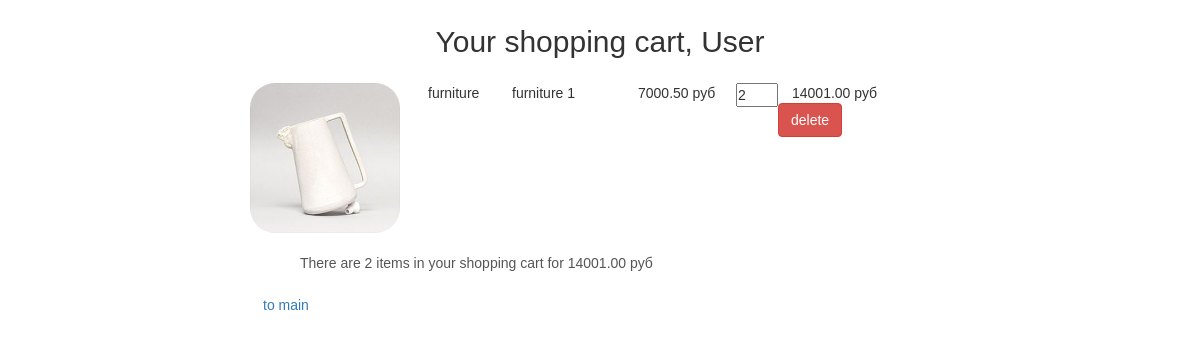
Page /basket/ (signed in) on the committed database.
### authapp/models.py (models this page shows)
class ShopUser(AbstractUser):
    avatar = models.ImageField(upload_to='user_avatars', blank=True)
    age = models.PositiveIntegerField(verbose_name='Age')

### basketapp/models.py (models this page shows)
class Basket(models.Model):
    user = models.ForeignKey(settings.AUTH_USER_MODEL, on_delete=models.CASCADE, related_name='basket')
    product = models.ForeignKey(Product, on_delete=models.CASCADE)
    quantity = models.PositiveIntegerField(verbose_name='quantity', default=0)
    add_datetime = models.DateTimeField(verbose_name='Time', auto_now_add=True)
    @property
    def product_cost(self):
        return self.product.price * self.quantity
    @property
    def total_quantity(self):
        return sum([el.quantity for el in self.user.basket.all()])
    @property
    def total_cost(self):
        return sum([el.product_cost for el in self.user.basket.all()])

### mainapp/models.py (models this page shows, shortened)
class Product(models.Model):
    category = models.ForeignKey(ProductCategory, on_delete=models.CASCADE)
    name = models.CharField(verbose_name="Product name", max_length=64)
    image = models.ImageField(verbose_name="Product image", upload_to="product_images",blank=True)
    shortdesc = models.TextField(verbose_name="Short products description", blank=True, max_length=64)
    description = models.TextField(verbose_name="Product description", blank=True, max_length=128)
    price = models.DecimalField(verbose_name="Price", max_digits=8, decimal_places=2, default=0)
    quantity = models.PositiveIntegerField(verbose_name="Quantity", default=0)
    is_active = models.BooleanField(verbose_name="active", default=True)

class ProductCategory(models.Model):
    name = models.CharField(verbose_name="name", max_length=64, unique=True)
    description = models.TextField(verbose_name="description", blank=True, max_length=128)
    is_active = models.BooleanField(verbose_name="active", default=True)

### basketapp/views.py (the view)
# urls.py: path('', basketapp.index, name='index'),
@login_required
def index(request):
    context = {
        'page_title': 'Basket',
        'basket': get_basket(request),
    }
    return render(request, 'basketapp/index.html', context)

### mainapp/views.py (called while the page is built)
def get_basket(request):
    if request.user.is_authenticated:
        return request.user.basket.all().order_by('product__category')
    else:
        return []

### basketapp/templates/basketapp/index.html
{% extends 'basketapp/base.html' %}
{% load static %}
{% block container %}
    <div class="basket-list">
{% include 'basketapp/includes/inc_basket_list.html' %}
    </div>
{% endblock %}

### basketapp/templates/basketapp/base.html (shortened to what this page needs)
<!DOCTYPE html>
{% load static %}
<html>
<head>
    {% block css %}
        <link rel="stylesheet" type="text/css" href="{% static 'css/bootstrap.min.css' %}">
        <link rel="stylesheet" type="text/css" href="{% static 'css/style.css' %}">
    {% endblock %}
</head>
<body>
<div class="basket-container">
    <div class="h2 text-center head">
        Your shopping cart, {{ user.first_name|title|default:'User' }}
    </div>
    {% block container %}
    {% endblock %}
</div>
</body>
</html>

### basketapp/templates/basketapp/includes/inc_basket_list.html
{% load static %}
    {% for item in basket %}
            <div class="basket_record">
                <img src="/media/{{ item.product.image }}" alt="{{ item.product.short_desc }}">
                <span class="category_name">{{ item.product.category.name }}</span>
                <span class="product_name">{{ item.product.name }}</span>
                <span class="product_price">{{ item.product.price }}&nbspруб</span>
                <input type="number" name="{{ item.pk }}" min="0" value="{{ item.quantity }}">
                <span class="product_cost">{{ item.product_cost }}&nbspруб</span>
                <a href="{% url 'basket:delete' item.pk %}" class="btn btn-danger">
                    delete
                </a>
            </div>
    {% endfor %}
        {% if basket %}
            <div class="basket_summary">
                There are {{ basket.0.total_quantity }} items in your shopping cart for
                {{ basket.0.total_cost }} руб
            </div>
        {% endif %}
        <a href="{% url 'main:index' %}" class="btn btn-round">
            to main
        </a>

### static/css/style.css (style rules this page uses)
* { margin: 0; padding: 0; }
a { text-decoration: none; }
body { font-family: 'Montserrat', sans-serif; }
::placeholder { color: #6c6c6c; font-size: 14px; font-weight: 300; padding-left: 19px; padding-top: 17px; padding-bottom: 17px; }
.basket-container { margin: 25px auto; width: 700px; }
.basket-list input[type="number"] { width: 3em; position: relative; display: block; float: left; }
.basket-list span.category_name { margin-left: 2em; width: 5em; position: relative; display: block; float: left; }
.basket-list span.product_name { margin-left: 1em; width: 8em; position: relative; display: block; float: left; }
.basket-list span.product_price { margin-left: 1em; width: 7em; position: relative; display: block; float: left; }
.basket-list span.product_cost { margin-left: 1em; width: 7em; position: relative; display: block; float: left; }
.basket-list .basket_record { position: relative; display: block; height: 170px; float: none; }
.basket-container .head { margin: 25px auto; }
.basket-container img { display: block; float: left; width: 150px; border-radius: 25px; }
.basket-container .basket_summary { display: block; margin-left: 50px; margin-bottom: 15px; color: #555; }

### rows in the picture
ShopUser: first_name "User"
Basket: product.image (picture), product.category.name "furniture", product.name "furniture 1", product.price "7000.50", quantity "2", product_cost "14001.00", user+quantity "2", user+product+quantity "14001.00"
